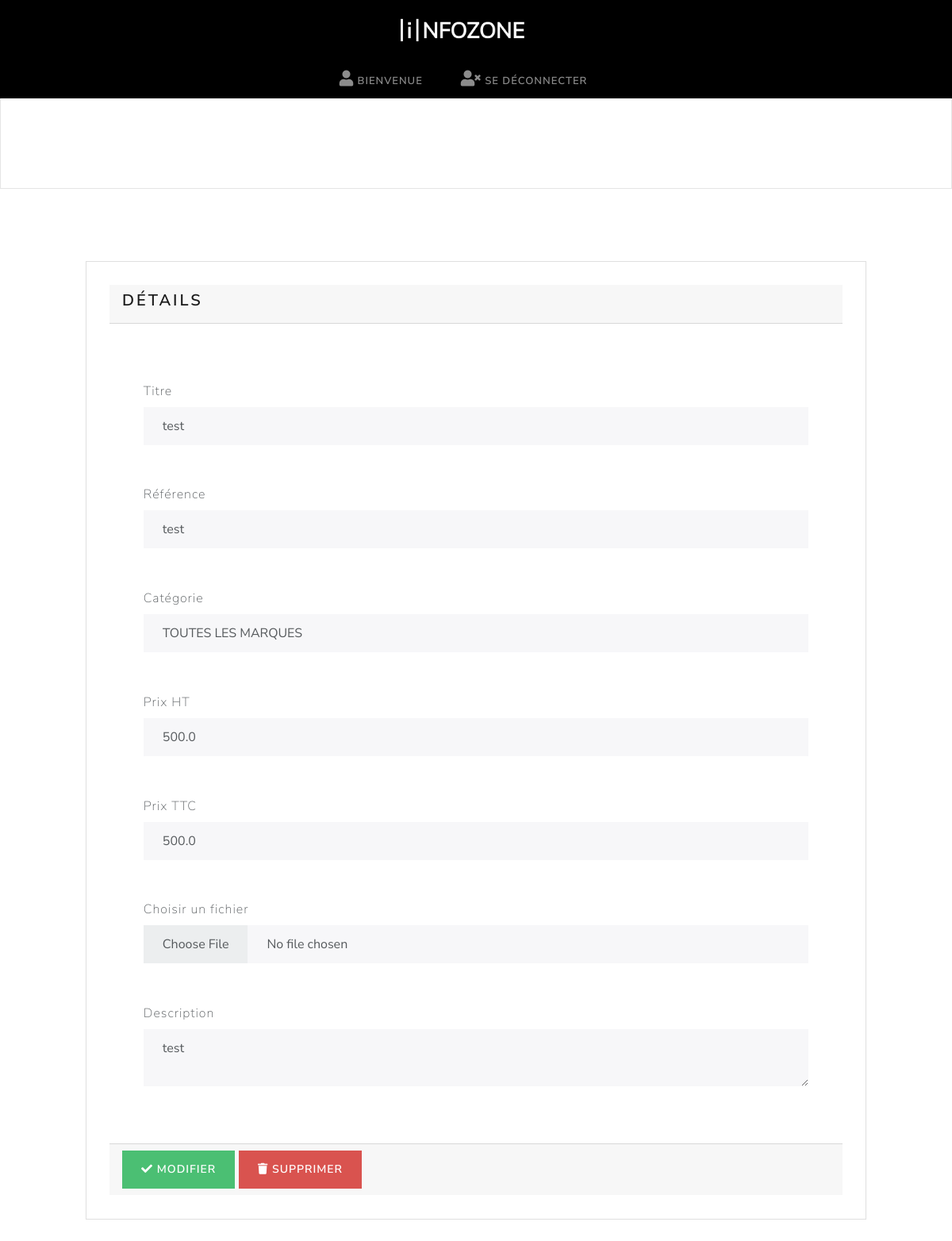
Screenshot of /admin/details_prod.php?id=1 with the database file from the repository.
### tables this page shows
CREATE TABLE `produit` (
  `id_produit` int(11) NOT NULL,
  `titre` varchar(20) DEFAULT NULL,
  `reference` varchar(20) DEFAULT NULL,
  `description` text NOT NULL,
  `prix_ht` double(10,1) DEFAULT NULL,
  `prix_ttc` double(10,1) DEFAULT NULL,
  `image` varchar(255) DEFAULT NULL,
  `id_categorie` int(11) NOT NULL
);

### admin/details_prod.php (the view, shortened to what this page needs)
<?php
require '../connexion.php';
$nom_categorie = "";
$sth2 = $bdd->prepare("SELECT * FROM categorie");
$sth2->execute();
$categories = $sth2->fetchAll(PDO::FETCH_ASSOC);
$sth = $bdd->prepare("SELECT * FROM produit WHERE id_produit = ?");
$sth->execute([$_GET['id']]);
$produit = $sth->fetch(PDO::FETCH_ASSOC);
?>
<?php include 'header.php' ?>
<section id="actions" class="py-4 mb-4 bg-light">
    <div class="container">
        <div class="row">
            <div class="col-md-3">
                <a href="index.php" class="btn btn-light btn-block">
                </a>
            </div>
        </div>
    </div>
</section>
<section id="details">
    <div class="container">
        <div class="row">
            <div class="col">
                <div class="card">
                    <div class="card-header">
                        <h4>Détails</h4>
                    </div>
                    <form method="POST">
                        <div class="card-body">
                            <div class="form-group">
                                <label for="title" class="form-label">Titre</label>
                                <input value="<?= $produit['titre']; ?>" type="text" name="titre" class="form-control">
                            </div>
                            <div class="form-group">
                                <label for="ref" class="form-label mt-4">Référence</label>
                                <input value="<?= $produit['reference']; ?>" name="reference" type="text" class="form-control">
                            </div>
                            <div class="form-group">
                                <label for="category" class="form-label mt-4">Catégorie</label>
                                <select name="id_categorie" class="form-control">
                                    <?php foreach ($categories as $categorie) : ?>
                                        <option value="<?= $categorie['id_categorie'] ?>">
                                            <?php
                                            if ($nom_categorie == "") {
                                                echo $categorie['lib_cat'];
                                            } else {
                                                echo $nom_categorie;
                                            }
                                            ?>
                                        </option>
                                    <?php endforeach; ?>
                                </select>
                            </div>
                            <div class="form-group">
                                <label class="form-label mt-4">Prix HT</label>
                                <input value="<?= $produit['prix_ht']; ?>" type="number" class="form-control" name="prix_ht">
                            </div>
                            <div class="form-group">
                                <label class="form-label mt-4">Prix TTC</label>
                                <input value="<?= $produit['prix_ttc']; ?>" type="number" class="form-control" name="prix_ttc">
                            </div>
                            <div class="form-group">
                                <label for="formFile" class="form-label mt-4">Choisir un fichier</label>
                                <input value="<?= $produit['image']; ?>" class="form-control" type="file" name="image">
                            </div>
                            <div class="form-group">
                                <label for="body" class="form-label mt-4">Description</label>
                                <textarea name="description" class="form-control"><?= $produit['description']; ?></textarea>
                            </div>
                        </div>
                        <div class="card-footer">
                            <a href="update_prod.php?id=<?= $produit['id_produit'] ?>" class="btn btn-success btn-block" class="btn btn-success btn-block">
                                <i class="fas fa-check"></i> Modifier
                            </a>
                            <a href="delete_prod.php?id=<?= $produit['id_produit'] ?>" class="btn btn-danger btn-block" data-bs-toggle="modal" data-bs-target="#confirm">
                                <i class="fas fa-trash"></i> Supprimer
                            </a>
                        </div>
                    </form>
                </div>
            </div>
        </div>
    </div>
</section>

### css/style.css (style rules this page uses)
:root { --bs-blue: #007bff; --bs-indigo: #6610f2; --bs-purple: #6f42c1; --bs-pink: #e83e8c; --bs-red: #d9534f; --bs-orange: #fd7e14; --bs-yellow: #f0ad4e; --bs-green: #4bbf73; --bs-teal: #20c997; --bs-cyan: #1f9bcf; --bs-white: #fff; --bs-gray: #919aa1; --bs-gray-dark: #343a40; --bs-primary: #1a1a1a; --bs-secondary: #fff; --bs-success: #4bbf73; --bs-info: #1f9bcf; --bs-warning: #f0ad4e; --bs-danger: #d9534f; --bs-light: #fff; --bs-dark: #343a40; --bs-font-sans-serif: "Nunito Sans", -apple-system, BlinkMacSystemFont, "Segoe UI", Roboto, "Helvetica Neue", Arial, sans-serif, "Apple Color Emoji", "Segoe UI Emoji", "Segoe UI Symbol"; --bs-font-monospace: SFMono-Regular, Menlo, Monaco, Consolas, "Liberation Mono", "Courier New", monospace; --bs-gradient: linear-gradient(180deg, rgba(255, 255, 255, 0.15), rgba(255, 255, 255, 0)); }
* { padding: 0; margin: 0; }
body { height: 100vh; font-family: var(--bs-font-sans-serif); color: #55595c; }
section { display: flex; justify-content: space-around; }
section div { margin: 3%; }

### rows the page displays
produit: titre "test", reference "test", prix_ht "500.0", prix_ttc "500.0", description "test"

### other values shown
form field id_categorie "TOUTES LES MARQUES"
